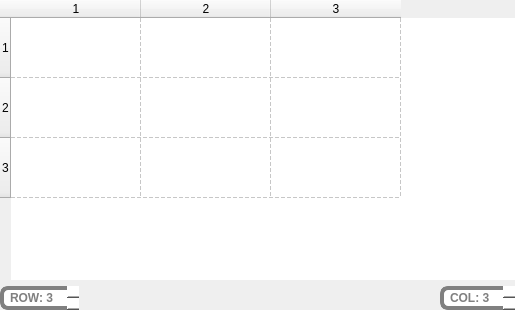
<?xml version="1.0" encoding="UTF-8"?>
<ui version="4.0">
 <class>HPETableDialogForm</class>
 <widget class="QWidget" name="HPETableDialogForm">
  <property name="geometry">
   <rect>
    <x>0</x>
    <y>0</y>
    <width>515</width>
    <height>310</height>
   </rect>
  </property>
  <property name="windowTitle">
   <string>Form</string>
  </property>
  <property name="styleSheet">
   <string notr="true">QSpinBox {
	color: gray;
	background-color: white;
	border-radius: 8px;
	border: 4px solid gray;
	selection-background-color: rgb(235,235,235);
	font-weight: bold;
}

QSpinBox::up-button {
	image: url(:/icons/resources/icons/ico_arrow_up.png);
	width: 12px;
	height: 12px;
}

QSpinBox::down-button {
	width: 12px;
	height: 12px;
	image: url(:/icons/resources/icons/ico_arrow_down.png);
}</string>
  </property>
  <layout class="QGridLayout" name="gridLayout">
   <property name="leftMargin">
    <number>0</number>
   </property>
   <property name="topMargin">
    <number>0</number>
   </property>
   <property name="rightMargin">
    <number>0</number>
   </property>
   <property name="bottomMargin">
    <number>0</number>
   </property>
   <item row="0" column="0">
    <widget class="QTableWidget" name="tableWidget">
     <property name="frameShape">
      <enum>QFrame::NoFrame</enum>
     </property>
     <property name="frameShadow">
      <enum>QFrame::Plain</enum>
     </property>
     <property name="lineWidth">
      <number>0</number>
     </property>
     <property name="dragEnabled">
      <bool>true</bool>
     </property>
     <property name="gridStyle">
      <enum>Qt::DashLine</enum>
     </property>
     <property name="sortingEnabled">
      <bool>true</bool>
     </property>
     <property name="rowCount">
      <number>3</number>
     </property>
     <property name="columnCount">
      <number>3</number>
     </property>
     <attribute name="horizontalHeaderMinimumSectionSize">
      <number>25</number>
     </attribute>
     <attribute name="horizontalHeaderDefaultSectionSize">
      <number>130</number>
     </attribute>
     <attribute name="verticalHeaderMinimumSectionSize">
      <number>25</number>
     </attribute>
     <attribute name="verticalHeaderDefaultSectionSize">
      <number>60</number>
     </attribute>
     <row/>
     <row/>
     <row/>
     <column/>
     <column/>
     <column/>
    </widget>
   </item>
   <item row="1" column="0">
    <widget class="QWidget" name="bottomWidget" native="true">
     <layout class="QHBoxLayout" name="horizontalLayout">
      <property name="leftMargin">
       <number>0</number>
      </property>
      <property name="topMargin">
       <number>0</number>
      </property>
      <property name="rightMargin">
       <number>0</number>
      </property>
      <property name="bottomMargin">
       <number>0</number>
      </property>
      <item>
       <widget class="QSpinBox" name="rowCountStepper">
        <property name="frame">
         <bool>false</bool>
        </property>
        <property name="alignment">
         <set>Qt::AlignCenter</set>
        </property>
        <property name="correctionMode">
         <enum>QAbstractSpinBox::CorrectToNearestValue</enum>
        </property>
        <property name="prefix">
         <string>ROW: </string>
        </property>
        <property name="minimum">
         <number>1</number>
        </property>
        <property name="value">
         <number>3</number>
        </property>
       </widget>
      </item>
      <item>
       <spacer name="horizontalSpacer">
        <property name="orientation">
         <enum>Qt::Horizontal</enum>
        </property>
        <property name="sizeHint" stdset="0">
         <size>
          <width>40</width>
          <height>20</height>
         </size>
        </property>
       </spacer>
      </item>
      <item>
       <widget class="QSpinBox" name="colCountStepper">
        <property name="frame">
         <bool>false</bool>
        </property>
        <property name="alignment">
         <set>Qt::AlignCenter</set>
        </property>
        <property name="prefix">
         <string>COL: </string>
        </property>
        <property name="minimum">
         <number>1</number>
        </property>
        <property name="value">
         <number>3</number>
        </property>
       </widget>
      </item>
     </layout>
    </widget>
   </item>
  </layout>
 </widget>
 <resources/>
 <connections/>
</ui>
